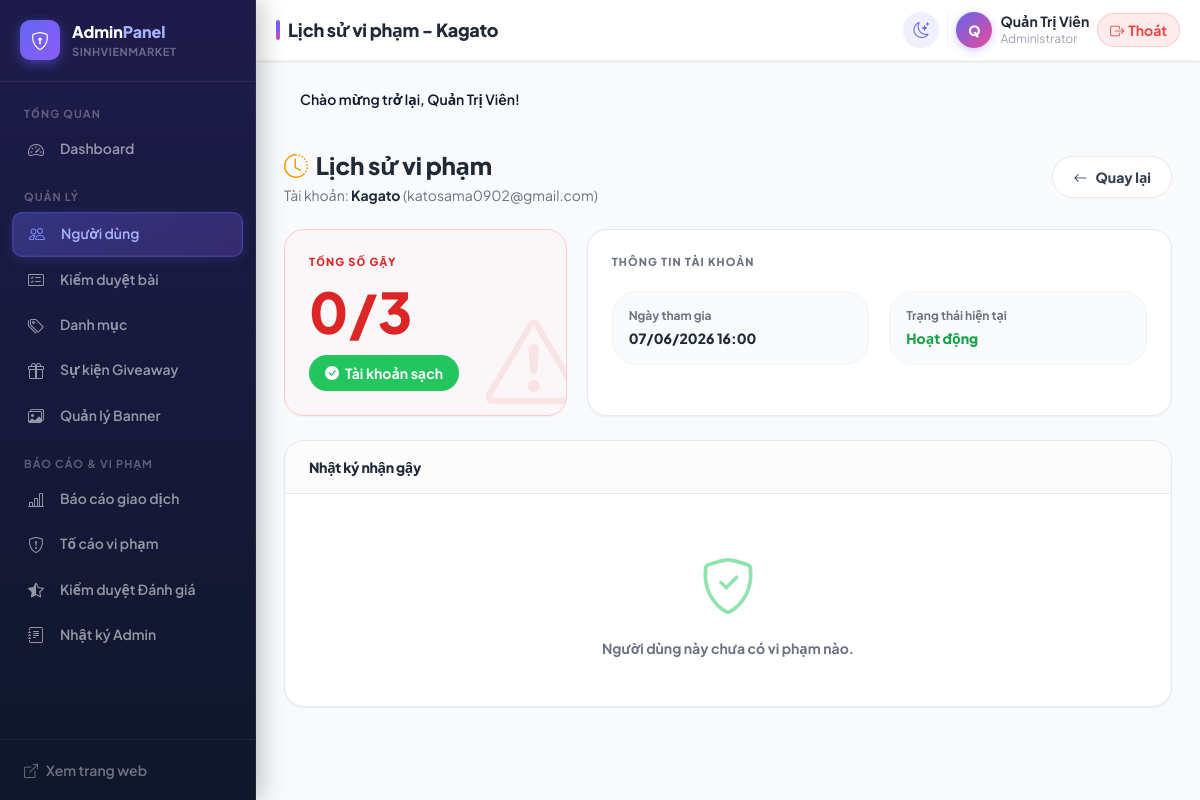
/admin/users/violations?id=3 (signed in), run on the app's committed database.
### tables this page shows
CREATE TABLE `users` (
    `id`         INT UNSIGNED NOT NULL AUTO_INCREMENT,
    `name`       VARCHAR(100) NOT NULL COMMENT 'Họ tên đầy đủ',
    `email`      VARCHAR(150) NOT NULL COMMENT 'Email đăng ký (duy nhất)',
    `password`   VARCHAR(255) NOT NULL COMMENT 'bcrypt hash',
    `phone`      VARCHAR(20)  DEFAULT NULL COMMENT 'Số điện thoại liên hệ',
    `avatar`     VARCHAR(255) DEFAULT NULL COMMENT 'Đường dẫn ảnh đại diện',
    `role`       ENUM('student', 'admin') NOT NULL DEFAULT 'student',
    `is_locked`  TINYINT(1) NOT NULL DEFAULT 0 COMMENT '1 = bị khóa bởi Admin',
    `lock_reason` VARCHAR(255) DEFAULT NULL,
    `locked_at`   TIMESTAMP NULL DEFAULT NULL,
    `locked_until` TIMESTAMP NULL DEFAULT NULL,
     
    `google_id`   VARCHAR(100) NULL UNIQUE COMMENT 'ID từ Google',
    `avatar_url`  VARCHAR(255) NULL COMMENT 'Ảnh đại diện từ Google',
     
    `security_question` VARCHAR(255) DEFAULT NULL,
    `security_answer`   VARCHAR(255) DEFAULT NULL,
    `otp_code`          VARCHAR(255) DEFAULT NULL,
    `otp_expires_at`    TIMESTAMP NULL DEFAULT NULL,
    `is_verified`       TINYINT(1) DEFAULT 0,
    `last_verified_at`  TIMESTAMP NULL DEFAULT NULL,
     
    `university`        VARCHAR(200) DEFAULT NULL COMMENT 'Trường / Khoa',
    `student_id`        VARCHAR(30)  DEFAULT NULL COMMENT 'MSSV (tùy chọn)',
    `dormitory_address` VARCHAR(255) DEFAULT NULL COMMENT 'Ký túc xá / Địa chỉ giao nhận',
    `social_contact`    VARCHAR(255) DEFAULT NULL COMMENT 'Zalo / Facebook liên hệ',
    `bio`               TEXT         DEFAULT NULL COMMENT 'Tiểu sử ngắn',
    `available_time`    VARCHAR(100) DEFAULT NULL COMMENT 'Thời gian online',
     
    `is_student_verified` TINYINT(1) NOT NULL DEFAULT 0 COMMENT '1 = đã xác thực là sinh viên (email edu/ac.vn)',
     
    `twofa_enabled`     TINYINT(1) NOT NULL DEFAULT 0 COMMENT '1 = bật xác minh 2 bước khi đăng nhập',
     
    `coins`         INT UNSIGNED NOT NULL DEFAULT 0 COMMENT 'Số xu hiện có',
    `checkin_streak` INT UNSIGNED NOT NULL DEFAULT 0 COMMENT 'Chuỗi điểm danh liên tiếp',
    `last_checkin`  DATE          DEFAULT NULL COMMENT 'Ngày check-in gần nhất',
     
    `strike_count`  TINYINT UNSIGNED NOT NULL DEFAULT 0 COMMENT 'Số gậy cảnh cáo vi phạm',
    `created_at` TIMESTAMP NOT NULL DEFAULT CURRENT_TIMESTAMP,
    `updated_at` TIMESTAMP NOT NULL DEFAULT CURRENT_TIMESTAMP ON UPDATE CURRENT_TIMESTAMP,
    PRIMARY KEY (`id`),
    UNIQUE KEY `uq_email` (`email`),
    KEY `idx_role` (`role`),
    KEY `idx_is_locked` (`is_locked`),
    KEY `idx_student_verified` (`is_student_verified`)
);

### app/views/admin/user_violations.php (the view, shortened to what the rows shown need)
<div class="font-sans antialiased text-gray-800 dark:text-dark-text animate-[fadeIn_0.3s_ease-out_both]">
  <div class="flex flex-col md:flex-row md:items-center justify-between gap-4 mb-6">
    <div>
      <h3 class="text-2xl font-black text-gray-800 dark:text-dark-text mb-1 flex items-center">
        <i class="bi bi-clock-history mr-2 text-amber-500"></i>Lịch sử vi phạm
      </h3>
      <p class="text-sm text-gray-500 dark:text-gray-400 m-0">Tài khoản: <strong class="text-gray-800 dark:text-gray-200"><?= htmlspecialchars($user['name'], ENT_QUOTES) ?></strong> (<?= htmlspecialchars($user['email'], ENT_QUOTES) ?>)</p>
    </div>
  </div>
  <div class="grid grid-cols-1 md:grid-cols-3 gap-5 mb-6">
    <div class="md:col-span-1 animate-[fadeInUp_0.4s_ease-out_both]">
      <div class="bg-red-50/50 dark:bg-red-500/5 p-6 rounded-[20px] border border-red-200 dark:border-red-500/20 h-full shadow-sm flex flex-col justify-center relative overflow-hidden">
        <div class="absolute -right-4 -bottom-4 text-[6rem] text-red-500/10 pointer-events-none">
          <i class="bi bi-exclamation-triangle"></i>
        </div>
        <h6 class="text-[11px] font-black text-red-600 dark:text-red-500 uppercase tracking-widest mb-3 relative z-10">Tổng số gậy</h6>
        <div class="text-[3.5rem] leading-none font-black text-red-600 dark:text-red-500 mb-4 relative z-10"><?= (int)($user['strike_count'] ?? 0) ?>/3</div>
        <div class="relative z-10">
          <?php if ($user['strike_count'] >= 3): ?>
            <span class="inline-flex items-center bg-red-600 text-white rounded-full px-4 py-2 text-sm font-bold shadow-sm">
              <i class="bi bi-lock-fill mr-1.5"></i>Bị khóa vĩnh viễn
            </span>
          <?php elseif ($user['strike_count'] == 2): ?>
            <span class="inline-flex items-center bg-amber-500 text-white rounded-full px-4 py-2 text-sm font-bold shadow-sm">
              <i class="bi bi-exclamation-triangle-fill mr-1.5"></i>Đang bị khóa 7 ngày
            </span>
          <?php elseif ($user['strike_count'] == 1): ?>
            <span class="inline-flex items-center bg-sky-500 text-white rounded-full px-4 py-2 text-sm font-bold shadow-sm">
              <i class="bi bi-info-circle-fill mr-1.5"></i>Đã cảnh cáo
            </span>
          <?php else: ?>
            <span class="inline-flex items-center bg-green-500 text-white rounded-full px-4 py-2 text-sm font-bold shadow-sm">
            </span>
          <?php endif; ?>
        </div>
      </div>
    </div>
    <div class="md:col-span-2 animate-[fadeInUp_0.5s_ease-out_both]">
      <div class="bg-white dark:bg-dark-card p-6 rounded-[20px] border border-light-border dark:border-dark-border h-full shadow-sm">
        <div class="grid grid-cols-1 sm:grid-cols-2 gap-5">
          <div class="bg-gray-50 dark:bg-dark-2 rounded-xl p-4 border border-gray-100 dark:border-dark-border">
            <div class="text-xs text-gray-500 dark:text-gray-400 font-bold mb-1">Ngày tham gia</div>
            <div class="text-sm font-extrabold text-gray-800 dark:text-dark-text"><?= date('d/m/Y H:i', strtotime($user['created_at'])) ?></div>
          </div>
        </div>
      </div>
    </div>
  </div>
</div>

### data on the page
users: name "Kagato", email "katosama0902@gmail.com", strike_count "0", created_at "07/06/2026 16:00"

### other printed values
$title "Lịch sử vi phạm - Kagato"
mb_strtoupper(mb_substr($user['name'] ?? 'A', 0, 1)) "Q"
$user['name'] "Quản Trị Viên"
$message "Chào mừng trở lại, Quản Trị Viên!"
